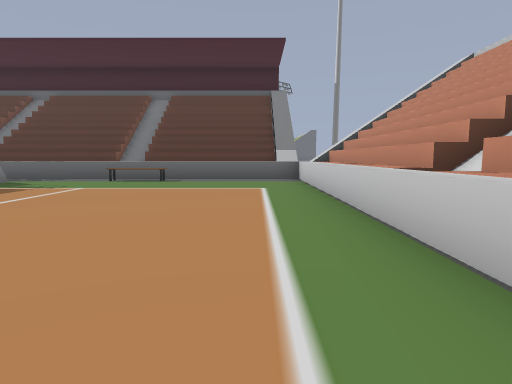
[1] (above)

14 first-person views from a walk through a Unity game level. The camera is 1.2 m above the floor, tilts 6° down and sees 75° across. The floor is counted in squares, 2 m on a side. Each view is taken from the middle of a square. On the plan, view 1 faces up. The plan holds only what a view shows up to about 10 squares ahead; the rest is blank. The place goes on beyond the plan.

[2]
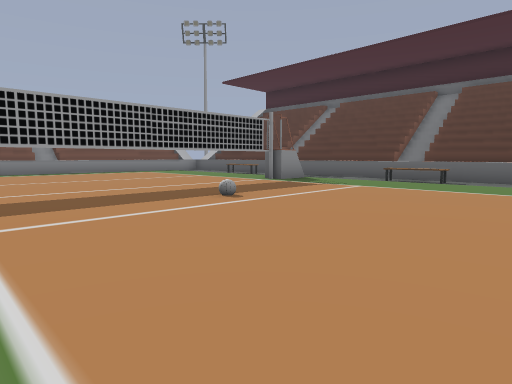

[3]
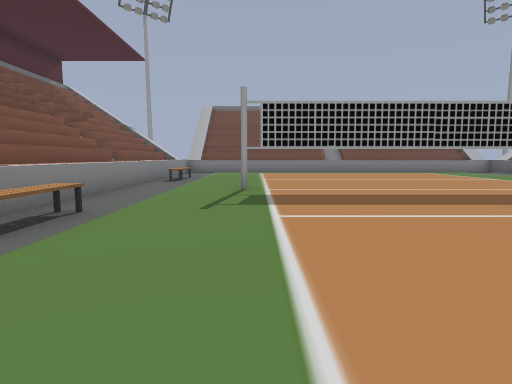

[4]
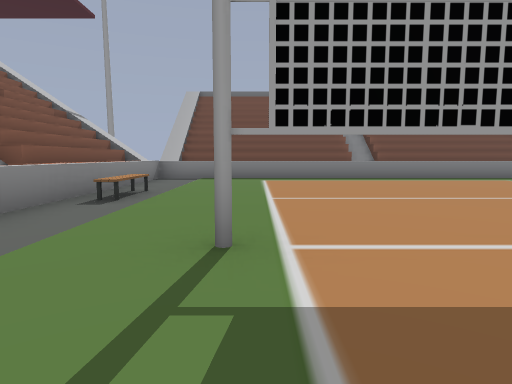

[5]
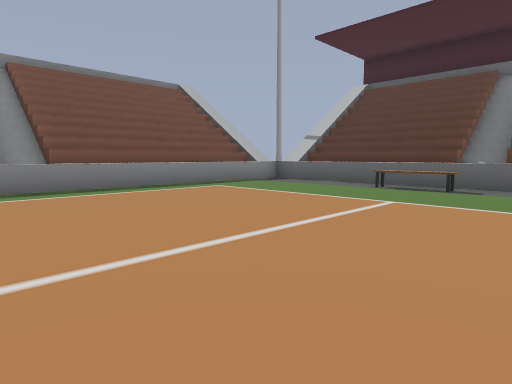

[6]
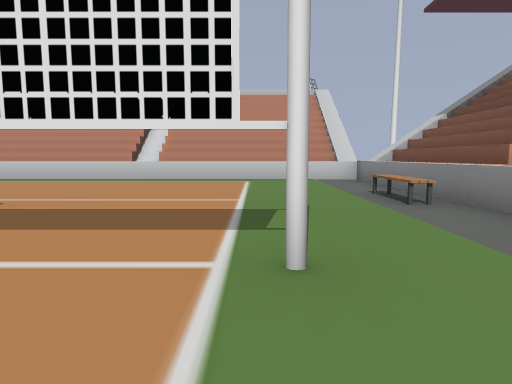

[7]
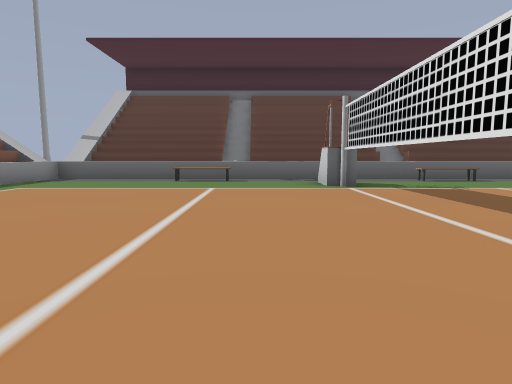

[8]
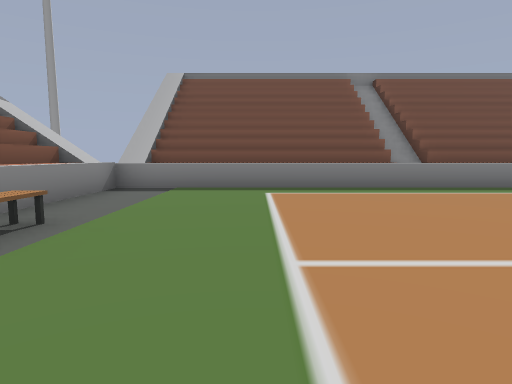

[9]
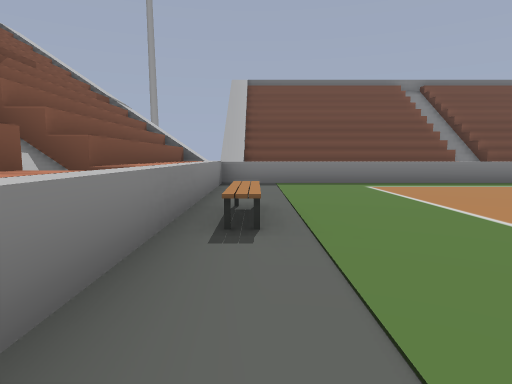

[10]
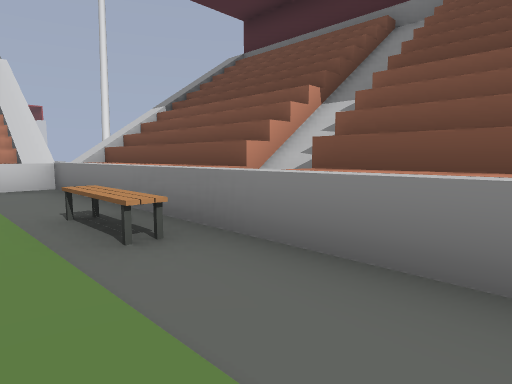

[11]
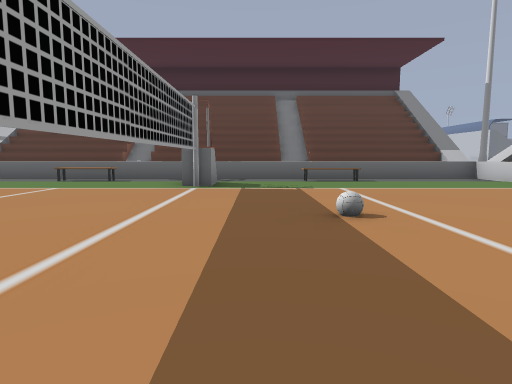

[12]
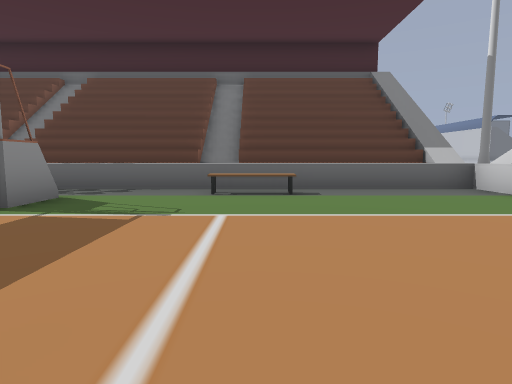

[13]
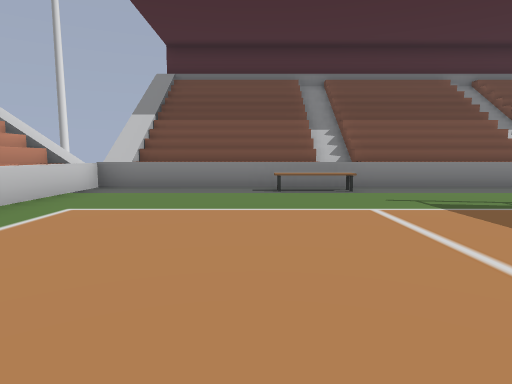

[14]
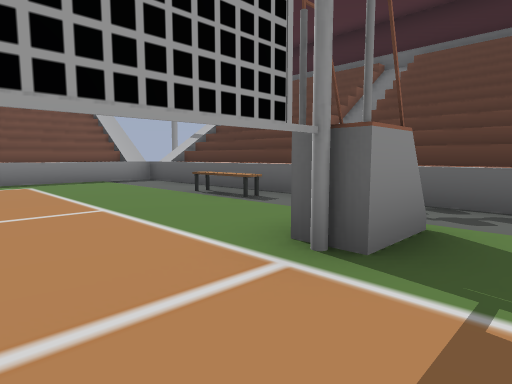

### Floor plan
Key: @ floor where view 1 was taken; # wall or solid block; . floor; ^ raised ledge; B bench; C chair; T thing the floor can be seen under or through.
Columns run from 15 left of view 1 to 3 right of it. Each row starts with its distance up from view 1.
 11   ###############
 10  #^^^^^^^^^^^^^^^
  9 #^...BB.....B....#
  8 #^...............#
  7 #^.......C.......#
  6 #^.......T.......#
  5 #^.......T.......#
  4 #^.......T.......##
  3 #^.......T.......^
  2 #^.......T.......#
  1 #^.......T.......#
  0 #^.......T.....@.#
 -1 #^...............#
 -2 #^...BB.....B....#
 -3  ^^^^^^^^^^^^^^^^#
 -4   ################

Where each view was taken, in squares from view 1:
view 1: 0 up, 0 right, facing up
view 2: 0 up, 0 right, facing up-left
view 3: 0 up, 0 right, facing left
view 4: 0 up, 4 left, facing left
view 5: 2 up, 7 left, facing up-left
view 6: 0 up, 8 left, facing right
view 7: 0 up, 8 left, facing up
view 8: 0 up, 7 left, facing left
view 9: 2 down, 6 left, facing left
view 10: 1 down, 6 left, facing down-right
view 11: 0 up, 5 left, facing up
view 12: 3 up, 3 left, facing up
view 13: 4 up, 2 left, facing down
view 14: 5 up, 5 left, facing up-left
